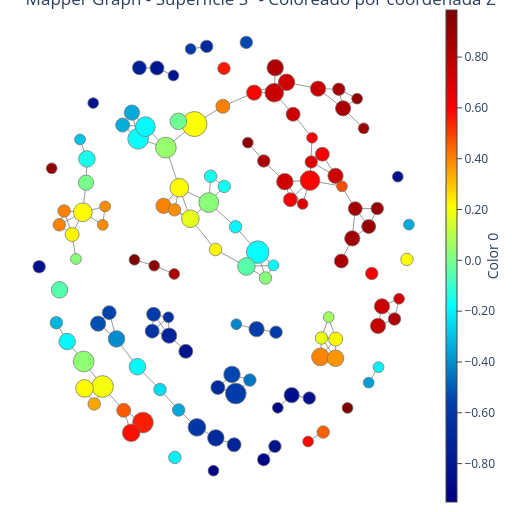

Here is the notebook cell this chart was saved with:
### Code cell
# Aplicar Mapper a S²
# Para S², usaremos coordenadas esféricas (θ, φ) como función lente
def cartesian_to_spherical(points):
    """Convierte coordenadas cartesianas a esféricas (θ, φ)"""
    x, y, z = points[:, 0], points[:, 1], points[:, 2]
    
    # θ (azimut): ángulo en el plano XY desde el eje X
    theta = np.arctan2(y, x)
    
    # φ (polar): ángulo desde el eje Z positivo
    phi = np.arccos(z)  # z = r*cos(φ), y r=1
    
    return np.column_stack([theta, phi])

# Convertir a coordenadas esféricas
y_sphere = cartesian_to_spherical(X_sphere)

# Configurar Mapper para S²
cover_sphere = CubicalCover(n_intervals=15, overlap_frac=0.3)
clust_sphere = DBSCAN(eps=0.2, min_samples=3)
mapper_sphere = MapperAlgorithm(cover_sphere, clust_sphere)

# Construir grafo Mapper
graph_sphere = mapper_sphere.fit_transform(X_sphere, y_sphere)

# Crear colores basados en la coordenada Z
z_coords = X_sphere[:, 2]

# Visualizar el grafo Mapper
fig_sphere = MapperPlot(graph_sphere, dim=2, seed=42, iterations=100).plot_plotly(
    colors=z_coords
)
fig_sphere.update_layout(title="Mapper Graph - Superficie S² - Coloreado por coordenada Z")
fig_sphere.show(config={"scrollZoom": True})

# Mostrar información del espacio de funciones lente
plt.figure(figsize=(10, 4))

plt.subplot(1, 2, 1)
plt.scatter(y_sphere[:, 0], y_sphere[:, 1], c=z_coords, cmap='plasma', s=20)
plt.xlabel('θ (azimut)')
plt.ylabel('φ (polar)')
plt.title('Espacio de funciones lente (θ, φ)')
plt.colorbar(label='Coordenada Z')

plt.subplot(1, 2, 2)
plt.hist(z_coords, bins=20, alpha=0.7, color='skyblue', edgecolor='black')
plt.xlabel('Coordenada Z')
plt.ylabel('Frecuencia')
plt.title('Distribución de coordenada Z')

plt.tight_layout()
plt.show()

print(f"Grafo Mapper S²: {graph_sphere.number_of_nodes()} nodos, {graph_sphere.number_of_edges()} aristas")
print(f"Rango θ: [{np.min(y_sphere[:, 0]):.3f}, {np.max(y_sphere[:, 0]):.3f}]")
print(f"Rango φ: [{np.min(y_sphere[:, 1]):.3f}, {np.max(y_sphere[:, 1]):.3f}]")

### Figure 1 — Plotly figure (JSON) as saved in the notebook; plotly's stock layout.template omitted (floating-point values rounded to 4 significant figures; data arrays with more than 128 entries replaced by an {"elided": "..."} marker saying what was removed)
{"data": [{"hoverinfo": "skip", "line": {"color": "#777", "width": 0.75}, "marker": {"colorscale": [[0, "rgb(0,0,131)"], [0.2, "rgb(0,60,170)"], [0.4, "rgb(5,255,255)"], [0.6, "rgb(255,255,0)"], [0.8, "rgb(250,0,0)"], [1, "rgb(128,0,0)"]], "line": {"colorscale": [[0, "rgb(0,0,131)"], [0.2, "rgb(0,60,170)"], [0.4, "rgb(5,255,255)"], [0.6, "rgb(255,255,0)"], [0.8, "rgb(250,0,0)"], [1, "rgb(128,0,0)"]]}}, "mode": "lines", "name": "edges_trace", "opacity": 1, "type": "scatter", "x": {"elided": "411 float values"}, "y": {"elided": "411 float values"}}, {"hoverinfo": "text", "marker": {"cmax": 0.9852, "cmin": -0.9511, "color": [0.7578, 0.854, 0.8455, -0.1551, -0.1551, -0.1754, -0.5635, -0.5618, -0.6732, -0.5983, 0.2154, 0.5893, 0.7218, -0.8188, -0.3378, -0.3456, -0.05298, -0.6504, -0.631, 0.193, 0.2059, 0.88, 0.8669, 0.9145, -0.932, -0.8297, 0.6858, 0.6165, 0.3479, 0.2177, 0.8536, -0.856, -0.3394, -0.01299, -0.3251, -0.1901, 0.6142, 0.5892, 0.7364, 0.7531, -0.5644, 0.02342, -0.2434, -0.35, -0.1856, 0.03839, 0.3862, 0.3862, 0.2234, 0.06412, 0.1797, -0.7222, -0.5821, -0.204, 0.04827, -0.8418, 0.2234, 0.2174, -0.8379, -0.5796, 0.8488, 0.9393, -0.7477, 0.3981, -0.7115, -0.8444, 0.5521, 0.5755, 0.3729, 0.9852, -0.543, -0.6708, -0.1707, -0.6802, -0.9511, 0.8279, -0.1863, 0.9414, 0.8464, 0.5549, -0.5443, -0.4493, 0.7446, 0.4033, 0.686, 0.1713, 0.4023, 0.7708, 0.2169, 0.8865, 0.6054, 0.46, -0.04867, 0.3789, 0.8424, 0.7508, -0.001114, -0.4194, -0.1796, -0.1482, 0.9185, -0.2058, 0.74, -0.4042, -0.8555, 0.4816, -0.5498, -0.3694, 0.2252, -0.5262, -0.9291, 0.7326, -0.8171, 0.02869, 0.4543, 0.5968, -0.1918, -0.8339, 0.9261, 0.0264, 0.4009, 0.4009, 0.9303, 0.9826, 0.5858, -0.293], "colorbar": {"borderwidth": 0, "nticks": 10, "orientation": "v", "outlinewidth": 1, "showticklabels": true, "thickness": 0.025, "thicknessmode": "fraction", "tickformat": ".2g", "tickmode": "auto", "tickwidth": 1, "title": {"side": "right", "text": "Color 0"}, "xanchor": "left", "xpad": 0, "ypad": 0}, "colorscale": [[0, "rgb(0,0,131)"], [0.2, "rgb(0,60,170)"], [0.4, "rgb(5,255,255)"], [0.6, "rgb(255,255,0)"], [0.8, "rgb(250,0,0)"], [1, "rgb(128,0,0)"]], "line": {"color": "#777", "colorscale": [[0, "rgb(0,0,131)"], [0.2, "rgb(0,60,170)"], [0.4, "rgb(5,255,255)"], [0.6, "rgb(255,255,0)"], [0.8, "rgb(250,0,0)"], [1, "rgb(128,0,0)"]], "width": 0.75}, "opacity": 1, "reversescale": false, "showscale": true, "size": [15.31, 12.5, 15.31, 12.5, 12.5, 22.53, 12.5, 15.31, 16.54, 17.68, 12.5, 19.76, 16.54, 13.98, 13.98, 15.31, 16.54, 10.83, 13.98, 21.65, 25, 15.31, 13.98, 13.98, 12.5, 12.5, 12.5, 13.98, 12.5, 17.68, 13.98, 15.31, 10.83, 16.54, 12.5, 16.54, 12.5, 15.31, 16.54, 18.75, 20.73, 12.5, 12.5, 12.5, 16.54, 20.73, 10.83, 10.83, 13.98, 10.83, 12.5, 15.31, 13.98, 12.5, 20.73, 12.5, 13.98, 18.75, 10.83, 10.83, 10.83, 10.83, 13.98, 17.68, 13.98, 10.83, 20.73, 17.68, 16.54, 10.83, 12.5, 13.98, 20.73, 12.5, 10.83, 16.54, 19.76, 10.83, 12.5, 12.5, 16.54, 12.5, 13.98, 13.98, 10.83, 17.68, 15.31, 15.31, 18.75, 10.83, 13.98, 13.98, 17.68, 12.5, 12.5, 15.31, 15.31, 10.83, 10.83, 16.54, 12.5, 10.83, 15.31, 16.54, 12.5, 10.83, 13.98, 10.83, 12.5, 15.31, 10.83, 10.83, 13.98, 19.76, 12.5, 10.83, 12.5, 10.83, 10.83, 10.83, 12.5, 12.5, 10.83, 10.83, 10.83, 10.83]}, "mode": "markers", "name": "nodes_trace", "opacity": 1, "text": ["color: 0.758<br>node: 0<br>size: 6", "color: 0.854<br>node: 50<br>size: 4", "color: 0.845<br>node: 152<br>size: 6", "color: -0.155<br>node: 2<br>size: 4", "color: -0.155<br>node: 39<br>size: 4", "color: -0.175<br>node: 3<br>size: 13", "color: -0.564<br>node: 4<br>size: 4", "color: -0.562<br>node: 154<br>size: 6", "color: -0.673<br>node: 5<br>size: 7", "color: -0.598<br>node: 13<br>size: 8", "color: 0.215<br>node: 6<br>size: 4", "color: 0.589<br>node: 7<br>size: 10", "color: 0.722<br>node: 96<br>size: 7", "color: -0.819<br>node: 150<br>size: 5", "color: -0.338<br>node: 10<br>size: 5", "color: -0.346<br>node: 121<br>size: 6", "color: -0.053<br>node: 11<br>size: 7", "color: -0.65<br>node: 12<br>size: 3", "color: -0.631<br>node: 59<br>size: 5", "color: 0.193<br>node: 14<br>size: 12", "color: 0.206<br>node: 17<br>size: 16", "color: 0.88<br>node: 19<br>size: 6", "color: 0.867<br>node: 87<br>size: 5", "color: 0.914<br>node: 108<br>size: 5", "color: -0.932<br>node: 124<br>size: 4", "color: -0.83<br>node: 137<br>size: 4", "color: 0.686<br>node: 21<br>size: 4", "color: 0.616<br>node: 139<br>size: 5", "color: 0.348<br>node: 22<br>size: 4", "color: 0.218<br>node: 101<br>size: 8", "color: 0.854<br>node: 68<br>size: 5", "color: -0.856<br>node: 23<br>size: 6", "color: -0.339<br>node: 24<br>size: 3", "color: -0.013<br>node: 77<br>size: 7", "color: -0.325<br>node: 26<br>size: 4", "color: -0.19<br>node: 131<br>size: 7", "color: 0.614<br>node: 70<br>size: 4", "color: 0.589<br>node: 27<br>size: 6", "color: 0.736<br>node: 36<br>size: 7", "color: 0.753<br>node: 61<br>size: 9", "color: -0.564<br>node: 28<br>size: 11", "color: 0.0234<br>node: 30<br>size: 4", "color: -0.243<br>node: 25<br>size: 4", "color: -0.35<br>node: 146<br>size: 4", "color: -0.186<br>node: 31<br>size: 7", "color: 0.0384<br>node: 49<br>size: 11", "color: 0.386<br>node: 34<br>size: 3", "color: 0.386<br>node: 111<br>size: 3", "color: 0.223<br>node: 54<br>size: 5", "color: 0.0641<br>node: 66<br>size: 3", "color: 0.18<br>node: 88<br>size: 4", "color: -0.722<br>node: 98<br>size: 6", "color: -0.582<br>node: 132<br>size: 5", "color: -0.204<br>node: 40<br>size: 4", "color: 0.0483<br>node: 41<br>size: 11", "color: -0.842<br>node: 42<br>size: 4", "color: 0.223<br>node: 43<br>size: 5", "color: 0.217<br>node: 129<br>size: 9", "color: -0.838<br>node: 44<br>size: 3", "color: -0.58<br>node: 45<br>size: 3", "color: 0.849<br>node: 46<br>size: 3", "color: 0.939<br>node: 130<br>size: 3", "color: -0.748<br>node: 47<br>size: 5", "color: 0.398<br>node: 48<br>size: 8", "color: -0.712<br>node: 51<br>size: 5", "color: -0.844<br>node: 100<br>size: 3", "color: 0.552<br>node: 53<br>size: 11", "color: 0.576<br>node: 76<br>size: 8", "color: 0.373<br>node: 93<br>size: 7", "color: 0.985<br>node: 55<br>size: 3", "color: -0.543<br>node: 56<br>size: 4", "color: -0.671<br>node: 89<br>size: 5", "color: -0.171<br>node: 57<br>size: 11", "color: -0.68<br>node: 58<br>size: 4", "color: -0.951<br>node: 60<br>size: 3", "color: 0.828<br>node: 85<br>size: 7", "color: -0.186<br>node: 147<br>size: 10", "color: 0.941<br>node: 62<br>size: 3", "color: 0.846<br>node: 114<br>size: 4", "color: 0.555<br>node: 63<br>size: 4", "color: -0.544<br>node: 158<br>size: 7", "color: -0.449<br>node: 159<br>size: 4", "color: 0.745<br>node: 65<br>size: 5", "color: 0.403<br>node: 99<br>size: 5", "color: 0.686<br>node: 16<br>size: 3", "color: 0.171<br>node: 71<br>size: 8", "color: 0.402<br>node: 72<br>size: 6", "color: 0.771<br>node: 73<br>size: 6", "color: 0.217<br>node: 74<br>size: 9", "color: 0.887<br>node: 75<br>size: 3", "color: 0.605<br>node: 69<br>size: 5", "color: 0.46<br>node: 110<br>size: 5", "color: -0.0487<br>node: 103<br>size: 8", "color: 0.379<br>node: 79<br>size: 4", "color: 0.842<br>node: 116<br>size: 4", "color: 0.751<br>node: 127<br>size: 6", "color: -0.00111<br>node: 83<br>size: 6", "color: -0.419<br>node: 81<br>size: 3", "color: -0.18<br>node: 123<br>size: 3", "color: -0.148<br>node: 126<br>size: 7", "color: 0.919<br>node: 149<br>size: 4", "color: -0.206<br>node: 90<br>size: 3", "color: 0.74<br>node: 91<br>size: 6", "color: -0.404<br>node: 134<br>size: 7", "color: -0.855<br>node: 95<br>size: 4", "color: 0.482<br>node: 128<br>size: 3", "color: -0.55<br>node: 97<br>size: 5", "color: -0.369<br>node: 135<br>size: 3", "color: 0.225<br>node: 155<br>size: 4", "color: -0.526<br>node: 119<br>size: 6", "color: -0.929<br>node: 140<br>size: 3", "color: 0.733<br>node: 142<br>size: 3", "color: -0.817<br>node: 106<br>size: 5", "color: 0.0287<br>node: 109<br>size: 10", "color: 0.454<br>node: 112<br>size: 4", "color: 0.597<br>node: 115<br>size: 3", "color: -0.192<br>node: 1<br>size: 4", "color: -0.834<br>node: 118<br>size: 3", "color: 0.926<br>node: 120<br>size: 3", "color: 0.0264<br>node: 148<br>size: 3", "color: 0.401<br>node: 35<br>size: 4", "color: 0.401<br>node: 82<br>size: 4", "color: 0.93<br>node: 133<br>size: 3", "color: 0.983<br>node: 156<br>size: 3", "color: 0.586<br>node: 138<br>size: 3", "color: -0.293<br>node: 157<br>size: 3"], "type": "scatter", "x": [5.046, 6.115, 6.333, -0.4772, 0.2231, 1.946, 2.885, 1.885, -0.2092, -1.181, 9.616, 4.632, 3.34, -1.753, -5.0, -4.524, -8.243, -2.649, -3.482, -6.033, -1.308, 6.805, 6.958, 7.652, 2.253, 2.829, 4.698, 5.267, -6.463, -6.962, 6.242, 3.691, 9.717, -2.135, -8.409, -7.853, 7.807, 1.759, 3.426, 2.796, 0.8155, 2.344, -3.078, -2.12, -4.241, -7.007, -5.903, -6.023, 5.954, 5.594, 5.225, -2.609, -3.408, -2.316, -2.778, 4.595, -7.598, -7.047, 9.146, -1.504, -2.348, -3.377, -4.141, 5.17, 0.7286, -6.514, -3.955, -4.561, 5.944, 6.563, 1.359, -0.1036, -4.204, -0.6796, -0.3297, 2.846, -3.828, 1.436, 2.256, 0.2091, 0.6204, 1.541, 3.765, 0.1532, 4.253, -1.519, -2.898, 8.129, -2.085, 7.392, 3.623, -4.945, 1.363, -2.331, 8.977, 8.334, -6.883, 0.8457, 2.753, -6.836, 8.093, 8.157, 5.945, -5.316, -9.293, 6.276, -5.69, 7.649, -0.2242, -6.262, 2.977, 9.212, -3.233, -0.5732, 5.311, 4.739, 0.806, -2.389, -8.649, -7.401, -8.01, -8.259, 7.055, -4.393, 4.536, -7.19], "y": [7.777, 7.753, 6.9, 3.861, 3.405, 0.4673, -3.116, -2.979, -7.844, -7.372, 0.1397, 3.671, 3.619, -3.973, 6.15, 6.706, -1.22, -2.448, -3.069, -5.543, 6.196, 1.08, 2.41, 1.613, -8.818, -8.221, 4.502, 4.847, -6.327, -5.63, 0.06879, -5.932, 1.697, 6.319, -2.692, -3.534, -0.4896, 7.603, 8.064, 7.597, -5.861, -0.6919, -5.681, -6.596, -4.658, -4.427, 2.512, 1.687, -3.425, -2.44, -3.373, -3.27, -2.315, -8.719, 5.144, -6.063, 1.254, 2.249, 3.842, 9.555, -0.5112, -0.1392, 8.713, -4.221, -8.15, 7.136, -7.156, -7.615, -4.284, -6.503, 9.848, -5.588, 5.537, 9.67, -9.309, 8.719, 6.08, 5.365, 4.543, 8.686, -5.006, -5.257, 6.637, 6.991, 2.625, 1.959, 2.538, -2.835, 3.347, 6.004, 2.812, -6.611, -0.1743, 2.358, -2.526, -1.957, 3.572, -2.759, -0.1223, 4.636, 2.417, -4.681, 3.88, -3.417, -0.187, 3.411, -2.241, -5.371, 0.5805, -2.734, -6.498, -1.619, 8.7, 2.684, -7.584, 5.581, 1.6, 8.369, 4.216, 0.1589, 2.305, 1.688, 7.331, 0.1248, -8.007, 5.508]}], "layout": {"autosize": false, "height": 512, "hovermode": "closest", "margin": {"b": 10, "l": 10, "r": 10, "t": 10}, "plot_bgcolor": "rgba(0, 0, 0, 0)", "scene": {"xaxis": {"backgroundcolor": "rgba(0, 0, 0, 0)", "gridcolor": "rgba(230, 230, 230, 1.0)", "linecolor": "rgba(230, 230, 230, 1.0)", "linewidth": 1, "mirror": true, "showaxeslabels": false, "showgrid": false, "showline": false, "showticklabels": false, "title": {"text": ""}, "visible": false, "zerolinecolor": "rgba(230, 230, 230, 1.0)"}, "yaxis": {"backgroundcolor": "rgba(0, 0, 0, 0)", "gridcolor": "rgba(230, 230, 230, 1.0)", "linecolor": "rgba(230, 230, 230, 1.0)", "linewidth": 1, "mirror": true, "showaxeslabels": false, "showgrid": false, "showline": false, "showticklabels": false, "title": {"text": ""}, "visible": false, "zerolinecolor": "rgba(230, 230, 230, 1.0)"}, "zaxis": {"backgroundcolor": "rgba(0, 0, 0, 0)", "gridcolor": "rgba(230, 230, 230, 1.0)", "linecolor": "rgba(230, 230, 230, 1.0)", "linewidth": 1, "mirror": true, "showaxeslabels": false, "showgrid": false, "showline": false, "showticklabels": false, "title": {"text": ""}, "visible": false, "zerolinecolor": "rgba(230, 230, 230, 1.0)"}}, "showlegend": false, "sliders": [{"active": 0, "currentvalue": {"prefix": "Node size: "}, "len": 0.3, "steps": [{"args": [{"marker.size": [[15.31, 12.5, 15.31, 12.5, 12.5, 22.53, 12.5, 15.31, 16.54, 17.68, 12.5, 19.76, 16.54, 13.98, 13.98, 15.31, 16.54, 10.83, 13.98, 21.65, 25, 15.31, 13.98, 13.98, 12.5, 12.5, 12.5, 13.98, 12.5, 17.68, 13.98, 15.31, 10.83, 16.54, 12.5, 16.54, 12.5, 15.31, 16.54, 18.75, 20.73, 12.5, 12.5, 12.5, 16.54, 20.73, 10.83, 10.83, 13.98, 10.83, 12.5, 15.31, 13.98, 12.5, 20.73, 12.5, 13.98, 18.75, 10.83, 10.83, 10.83, 10.83, 13.98, 17.68, 13.98, 10.83, 20.73, 17.68, 16.54, 10.83, 12.5, 13.98, 20.73, 12.5, 10.83, 16.54, 19.76, 10.83, 12.5, 12.5, 16.54, 12.5, 13.98, 13.98, 10.83, 17.68, 15.31, 15.31, 18.75, 10.83, 13.98, 13.98, 17.68, 12.5, 12.5, 15.31, 15.31, 10.83, 10.83, 16.54, 12.5, 10.83, 15.31, 16.54, 12.5, 10.83, 13.98, 10.83, 12.5, 15.31, 10.83, 10.83, 13.98, 19.76, 12.5, 10.83, 12.5, 10.83, 10.83, 10.83, 12.5, 12.5, 10.83, 10.83, 10.83, 10.83]]}, [1]], "label": "1", "method": "restyle"}], "x": 0, "xanchor": "left", "y": 0, "yanchor": "bottom"}], "title": {"text": "Mapper Graph - Superficie S² - Coloreado por coordenada Z"}, "updatemenus": [{"direction": "down", "x": 0, "xanchor": "left", "y": 1, "yanchor": "top"}, {"direction": "down", "x": -0.25, "xanchor": "left", "y": 1, "yanchor": "top"}], "width": 512, "xaxis": {"automargin": false, "linewidth": 1, "mirror": true, "showgrid": false, "showline": false, "showticklabels": false, "title": {"text": ""}, "visible": false, "zeroline": false}, "yaxis": {"automargin": false, "linewidth": 1, "mirror": true, "showgrid": false, "showline": false, "showticklabels": false, "title": {"text": ""}, "visible": false, "zeroline": false}}}
